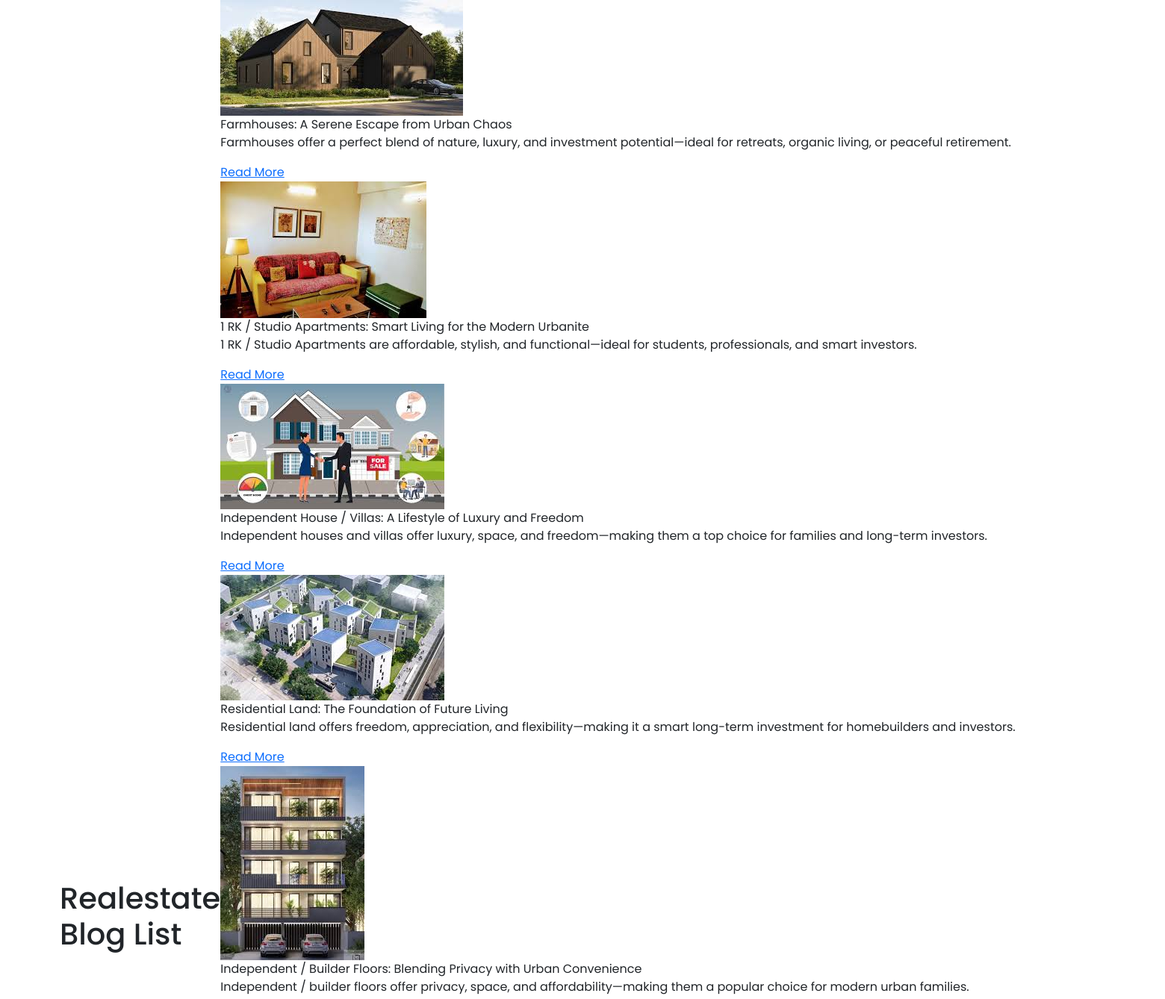
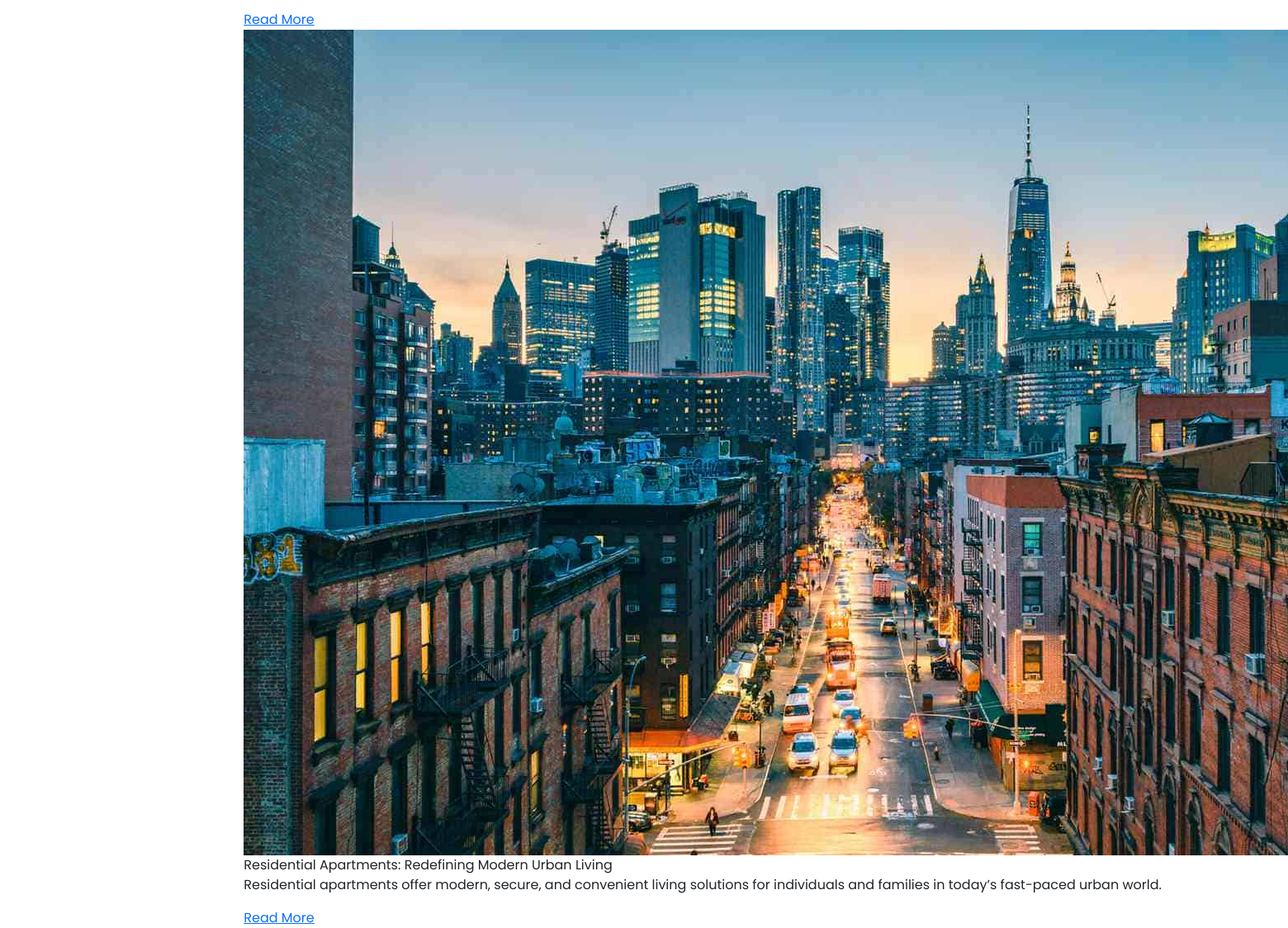
The page /blog/realestate/ on the database its author committed (2 pictures, top to bottom).
### blog/models.py (models this page shows, shortened)
class Blog(models.Model):
    BLOG_TYPE_CHOICES = [
        ('commerce', 'commerce'),
        ('energy', 'energy'),
        ('esports', 'esports'),
        ('fintech', 'fintech'),
        ('healthcare', 'healthcare'),
        ('realestate', 'realestate'),
        ('tour', 'tour'),
    ]
    title = models.CharField(max_length=255)
    slug = models.SlugField(unique=False, blank=True)
    image = models.ImageField(upload_to="blog/images/blog_images")
    content = models.TextField()
    short_description = models.CharField(max_length=200, blank=True, null=True)
    category = models.CharField(max_length=100)
    published_date = models.DateTimeField(auto_now_add=True)
    author = models.CharField(max_length=100, default="Unknown Author")
    author_description = models.TextField(default="No description available.")
    author_image = models.ImageField(
    upload_to='blog/images/author_images/',
    default='blog/images/author_images/default_author_image.png',
    blank=True, null=True
    )
    active = models.BooleanField(default=True)
    tags = models.ManyToManyField(Tag, blank=True)
    blog_type = models.CharField(
        max_length=20, choices=BLOG_TYPE_CHOICES, default='healthcare'
    )  # Default value corrected

### blog/views.py (the view)
# urls.py: path("realestate/", views.blog_list, {"blog_type": "realestate"}, name="realestate_blog_list"),
def blog_list(request, blog_type=None):
    if blog_type not in dict(Blog.BLOG_TYPE_CHOICES).keys():
        messages.error(request, 'Invalid blog type!')
        return redirect('blog:form')
    blogs = Blog.objects.filter(active=True, blog_type=blog_type).order_by("-published_date")
    for blog in blogs:
        if not blog.slug or not slugify(blog.slug):
            blog.slug = slugify(blog.title)
            blog.save()
    return render(request, f'{blog_type}_blog_list.html', {
        "blogs": blogs,
        "blog_type": blog_type
    })

### blog/templates/realestate_blog_list.html (shortened to what this page needs)
{% load static %}
<!DOCTYPE html>
<html lang="en">
<head>
    <link href="https://cdn.jsdelivr.net/npm/bootstrap@5.3.0-alpha1/dist/css/bootstrap.min.css" rel="stylesheet">
    <link rel="stylesheet" href="{% static 'css/styles.css' %}">
    {% include 'favicon.html' %}
</head>
<body>
    <div class="container">
        <h1 class="page-title">Realestate Blog List</h1>
        <div class="blog-grid">
            {% for blog in blogs %}
            <div class="blog-card">
                <div class="blog-image">
                    {% if blog.image %}
                        <img src="{{ blog.image.url }}" alt="{{ blog.title }}" class="blog-img">
                    {% else %}
                        <img src="{% static 'images/default_blog_image.jpg' %}" alt="{{ blog.title }}" class="blog-img">
                    {% endif %}
                    <div class="blog-title">{{ blog.title }}</div>
                </div>
                <div class="blog-content">
                    <p class="blog-text">{{ blog.short_description|default:blog.content|truncatewords:30|safe }}</p>
                    <a href="{% url 'blog:realestate_blog_detail' blog.slug %}" class="read-more" aria-label="Read more about {{ blog.title }}">Read More</a>
                </div>
            </div>
            {% endfor %}
        </div>
    </div>
</body>
</html>

### static/css/styles.css (style rules this page uses)
:root { --green: #19af62; --white: #ffffff; --light-gray: #f7f7f7; --medium-gray: #d6d4d4; --dark-gray: #6e7d83; --text-color: #353c3f; --shadow: 0 4px 10px rgba(0, 0, 0, 0.2); }
body { background-image: url("../images/backdrop.jpg"); background-position: bottom; scroll-behavior: smooth; width: 100%; margin: 0; font-family: "Poppins", sans-serif; margin: 0 auto; }
.container { display: flex; justify-content: space-between; align-items: center; width: 100%; max-width: 1440px; margin: 0 auto; padding: 0 20px; box-sizing: border-box; }

### rows shown on the page
Blog: image (picture), title "Farmhouses: A Serene Escape from Urban Chaos", short_description "Farmhouses offer a perfect blend of nature, luxury, and investment potential—ideal for retreats, organic living, or peaceful retirement."
Blog: image (picture), title "1 RK / Studio Apartments: Smart Living for the Modern Urbanite", short_description "1 RK / Studio Apartments are affordable, stylish, and functional—ideal for students, professionals, and smart investors."
Blog: image (picture), title "Independent House / Villas: A Lifestyle of Luxury and Freedom", short_description "Independent houses and villas offer luxury, space, and freedom—making them a top choice for families and long-term investors."
Blog: image (picture), title "Residential Land: The Foundation of Future Living", short_description "Residential land offers freedom, appreciation, and flexibility—making it a smart long-term investment for homebuilders and investors."
Blog: image (picture), title "Independent / Builder Floors: Blending Privacy with Urban Convenience", short_description "Independent / builder floors offer privacy, space, and affordability—making them a popular choice for modern urban families."
Blog: image (picture), title "Residential Apartments: Redefining Modern Urban Living", short_description "Residential apartments offer modern, secure, and convenient living solutions for individuals and families in today’s fast-paced urban world."
